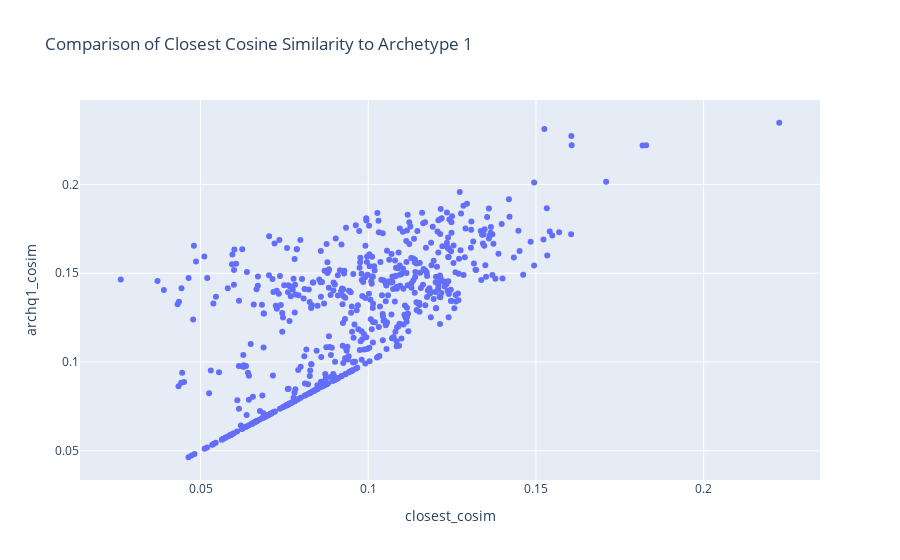
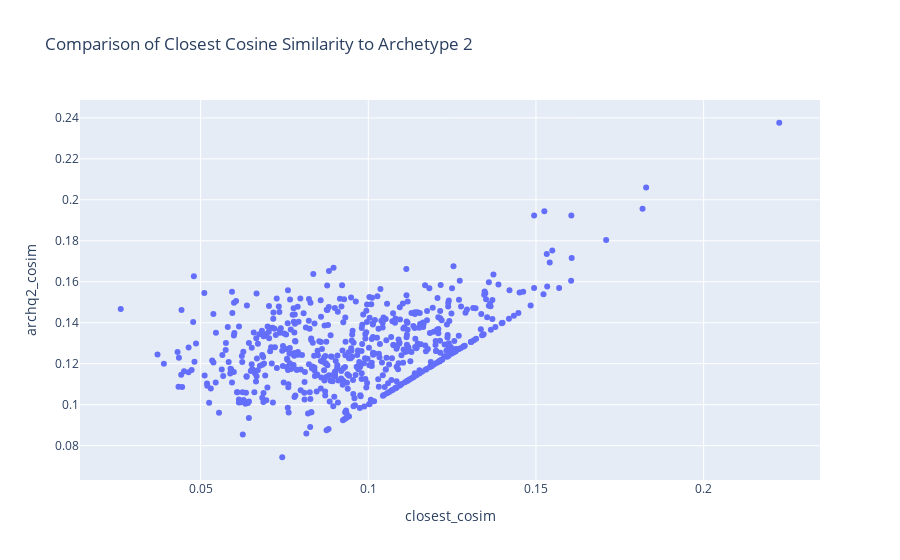
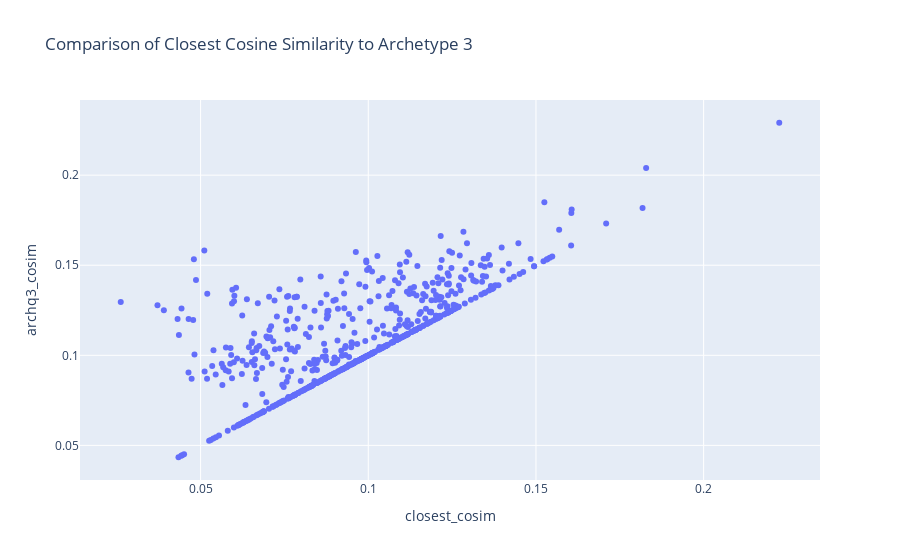
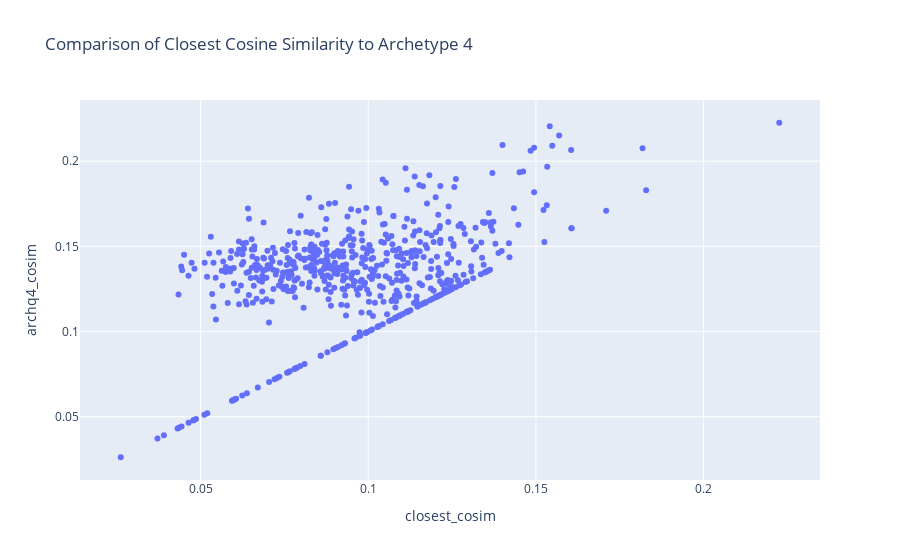

Write notebook code for charts like these, in order.
### Markdown cell above
## Comparison
Comparison of Closest Cosine Similarity to Others: A scatter plot comparing closest_cosim with other archq{i}_cosim values. This will help visualize if the closest matches are significantly higher than the other archetype matches.

### Code cell
for i in answer_df['answer_id']: 
    fig = px.scatter(
        final_evaluation_df, 
        x="closest_cosim", 
        y=f"archq{i}_cosim", 
        title=f"Comparison of Closest Cosine Similarity to Archetype {i}"
    )
    fig.show()

### Figure 1 — Plotly figure (JSON) as saved in the notebook; plotly's stock layout.template omitted (floating-point values rounded to 4 significant figures; data arrays with more than 128 entries replaced by an {"elided": "..."} marker saying what was removed)
{"data": [{"hovertemplate": "closest_cosim=%{x}<br>archq1_cosim=%{y}<extra></extra>", "legendgroup": "", "marker": {"color": "#636efa", "symbol": "circle"}, "mode": "markers", "name": "", "orientation": "v", "showlegend": false, "x": {"elided": "599 float values"}, "xaxis": "x", "y": {"elided": "599 float values"}, "yaxis": "y", "type": "scatter"}], "layout": {"xaxis": {"anchor": "y", "domain": [0, 1], "title": {"text": "closest_cosim"}}, "yaxis": {"anchor": "x", "domain": [0, 1], "title": {"text": "archq1_cosim"}}, "legend": {"tracegroupgap": 0}, "title": {"text": "Comparison of Closest Cosine Similarity to Archetype 1"}}}

### Figure 2 — Plotly figure (JSON) as saved in the notebook; plotly's stock layout.template omitted (floating-point values rounded to 4 significant figures; data arrays with more than 128 entries replaced by an {"elided": "..."} marker saying what was removed)
{"data": [{"hovertemplate": "closest_cosim=%{x}<br>archq2_cosim=%{y}<extra></extra>", "legendgroup": "", "marker": {"color": "#636efa", "symbol": "circle"}, "mode": "markers", "name": "", "orientation": "v", "showlegend": false, "x": {"elided": "599 float values"}, "xaxis": "x", "y": {"elided": "599 float values"}, "yaxis": "y", "type": "scatter"}], "layout": {"xaxis": {"anchor": "y", "domain": [0, 1], "title": {"text": "closest_cosim"}}, "yaxis": {"anchor": "x", "domain": [0, 1], "title": {"text": "archq2_cosim"}}, "legend": {"tracegroupgap": 0}, "title": {"text": "Comparison of Closest Cosine Similarity to Archetype 2"}}}

### Figure 3 — Plotly figure (JSON) as saved in the notebook; plotly's stock layout.template omitted (floating-point values rounded to 4 significant figures; data arrays with more than 128 entries replaced by an {"elided": "..."} marker saying what was removed)
{"data": [{"hovertemplate": "closest_cosim=%{x}<br>archq3_cosim=%{y}<extra></extra>", "legendgroup": "", "marker": {"color": "#636efa", "symbol": "circle"}, "mode": "markers", "name": "", "orientation": "v", "showlegend": false, "x": {"elided": "599 float values"}, "xaxis": "x", "y": {"elided": "599 float values"}, "yaxis": "y", "type": "scatter"}], "layout": {"xaxis": {"anchor": "y", "domain": [0, 1], "title": {"text": "closest_cosim"}}, "yaxis": {"anchor": "x", "domain": [0, 1], "title": {"text": "archq3_cosim"}}, "legend": {"tracegroupgap": 0}, "title": {"text": "Comparison of Closest Cosine Similarity to Archetype 3"}}}

### Figure 4 — Plotly figure (JSON) as saved in the notebook; plotly's stock layout.template omitted (floating-point values rounded to 4 significant figures; data arrays with more than 128 entries replaced by an {"elided": "..."} marker saying what was removed)
{"data": [{"hovertemplate": "closest_cosim=%{x}<br>archq4_cosim=%{y}<extra></extra>", "legendgroup": "", "marker": {"color": "#636efa", "symbol": "circle"}, "mode": "markers", "name": "", "orientation": "v", "showlegend": false, "x": {"elided": "599 float values"}, "xaxis": "x", "y": {"elided": "599 float values"}, "yaxis": "y", "type": "scatter"}], "layout": {"xaxis": {"anchor": "y", "domain": [0, 1], "title": {"text": "closest_cosim"}}, "yaxis": {"anchor": "x", "domain": [0, 1], "title": {"text": "archq4_cosim"}}, "legend": {"tracegroupgap": 0}, "title": {"text": "Comparison of Closest Cosine Similarity to Archetype 4"}}}
